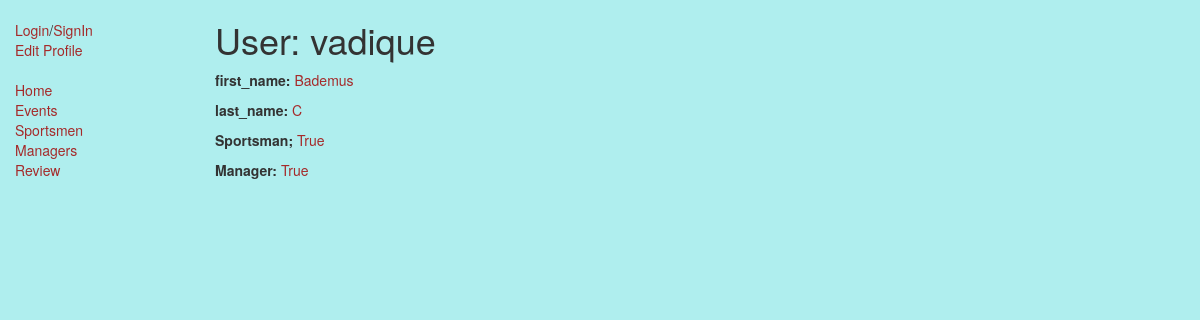
/sport_catalog/sportsman/1, run on the app's committed database.
### sport_catalog/models.py (models this page shows, shortened)
class SportUser(models.Model):
    user = models.OneToOneField(User, on_delete=models.CASCADE)
    first_name = models.CharField(max_length=100, help_text = "enter first name" )
    last_name = models.CharField(max_length=100, help_text = "enter last name" )
    isSportsMen = models.BooleanField()
    isManager = models.BooleanField()

### sport_catalog/views.py (the view)
# urls.py: re_path(r'^sportsman/(?P<pk>[0-9a-f-]+)$', views.SportuserDetailedView.as_view(), name='sportuser-detail'),
class SportuserDetailedView(generic.DetailView):
    model = SportUser

### sport_catalog/templates/sport_catalog/sportuser_detail.html
{% extends "base_generic.html" %}
{% block content %}
  <h1>User: {{ sportuser.user.get_username }}</h1>
  <p><strong>first_name:</strong> <a href="">{{ sportuser.first_name }}</a></p>
  <p><strong>last_name:</strong> <a href="">{{ sportuser.last_name }}</a></p>
  <p><strong>Sportsman;</strong> <a href="">{{ sportuser.isSportsMen }}</a></p>
  <p><strong>Manager:</strong> <a href="">{{ sportuser.isManager}}</a></p>
{% endblock %}

### static/css/styles.css (style rules this page uses)
body { background-color: paleturquoise; }
a { color:brown; }

### data on the page
SportUser: user.get_username "vadique", first_name "Bademus", last_name "C", isSportsMen "True", isManager "True"
